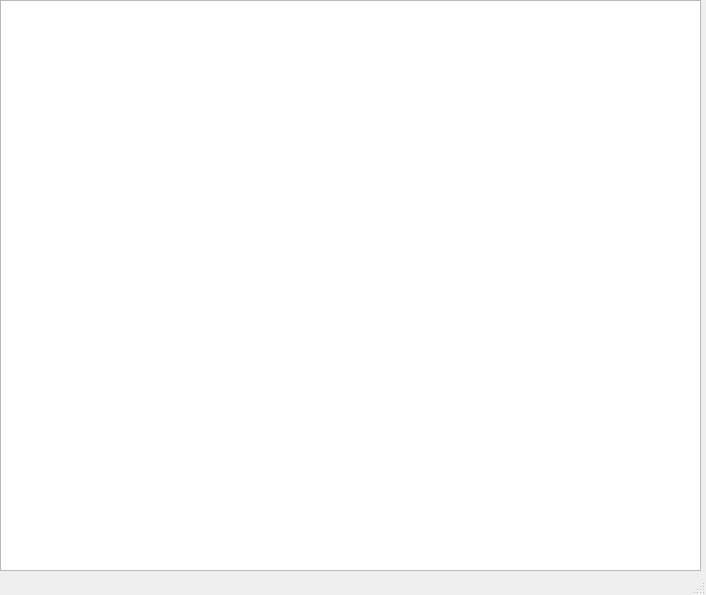
<?xml version="1.0" encoding="UTF-8"?>
<ui version="4.0">
 <class>MainWindow</class>
 <widget class="QMainWindow" name="MainWindow">
  <property name="enabled">
   <bool>true</bool>
  </property>
  <property name="geometry">
   <rect>
    <x>0</x>
    <y>0</y>
    <width>706</width>
    <height>595</height>
   </rect>
  </property>
  <property name="windowTitle">
   <string>MainWindow</string>
  </property>
  <widget class="QWidget" name="centralwidget">
   <widget class="QGraphicsView" name="graphicsView">
    <property name="geometry">
     <rect>
      <x>0</x>
      <y>0</y>
      <width>701</width>
      <height>571</height>
     </rect>
    </property>
    <property name="backgroundBrush">
     <brush brushstyle="NoBrush">
      <color alpha="0">
       <red>0</red>
       <green>0</green>
       <blue>0</blue>
      </color>
     </brush>
    </property>
   </widget>
  </widget>
  <widget class="QMenuBar" name="menubar">
   <property name="geometry">
    <rect>
     <x>0</x>
     <y>0</y>
     <width>706</width>
     <height>21</height>
    </rect>
   </property>
  </widget>
  <widget class="QStatusBar" name="statusbar"/>
 </widget>
 <resources/>
 <connections/>
</ui>
